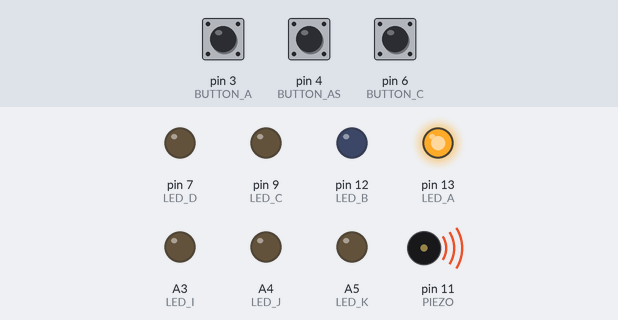
Bench run of a sketch on a simulated Arduino Uno, built with avr-gcc and run on an emulated ATmega328P. Parts: output pins drawn as LEDs (lit = HIGH), buzzer (waves = sounding). Inputs (shaded band) come from the test bench; at power-on: pin 6 (BUTTON_C) LOW, pin 4 (BUTTON_AS) LOW, pin 3 (BUTTON_A) LOW.

Above: at 1.2 s.
1.3 s: pin 6 (BUTTON_C) pulled HIGH for 0.15 s
At 1.7 s:
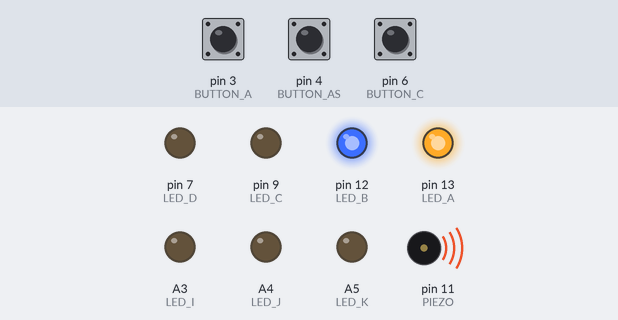
2.9 s: pin 4 (BUTTON_AS) pulled HIGH for 0.15 s
At 4.1 s:
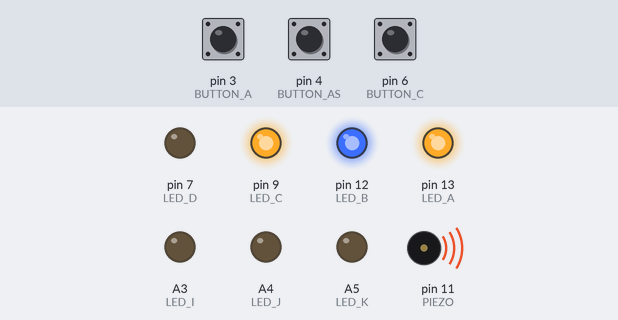
Timing chart, 0 to 5.9 s (numbered marks = the images above; inputs shaded):
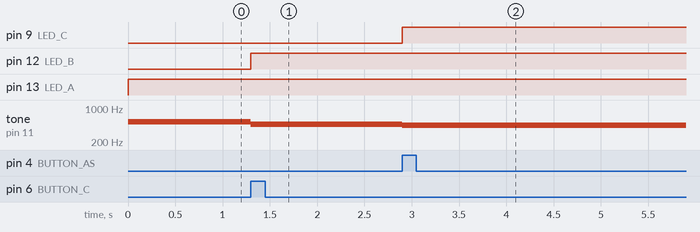

The sketch:

source_code.ino
```cpp
#include "pitches.h"
#define ACTIVATED LOW


const int PIEZO = 11;
const int LED_A = 13;
const int LED_B = 12;
const int LED_C = 9;
const int LED_D = 7;
const int LED_I = A3;
const int LED_J = A4;
const int LED_K = A5;

int buttonSong = 8;
const int BUTTON_C = 6;
const int BUTTON_AS = 4;
const int BUTTON_A = 3;
const int BUTTON_G = 2;
const int BUTTON_I = A0;
const int BUTTON_J = A1;
const int BUTTON_K = A2;


void setup()
{
  Serial.begin(9600);

  pinMode(LED_A, OUTPUT);
  pinMode(LED_B,OUTPUT);
  pinMode(LED_C, OUTPUT);
  pinMode(LED_D, OUTPUT);
  pinMode(LED_I, OUTPUT);
  pinMode(LED_J, OUTPUT);
  pinMode(LED_K, OUTPUT);
  pinMode(BUTTON_C, INPUT);
  digitalWrite(BUTTON_C,LOW);
  pinMode(BUTTON_AS, INPUT);
  digitalWrite(BUTTON_AS,LOW);
  pinMode(BUTTON_A, INPUT);
  digitalWrite(BUTTON_A,LOW);
  pinMode(BUTTON_G, INPUT);
  digitalWrite(BUTTON_G,LOW);
  pinMode(BUTTON_I, INPUT);
  digitalWrite(BUTTON_I,LOW);
  pinMode(BUTTON_J, INPUT);
  digitalWrite(BUTTON_J,LOW);
  pinMode(BUTTON_K, INPUT);
  digitalWrite(BUTTON_K,HIGH);
  pinMode (buttonSong, INPUT);
  digitalWrite(buttonSong, LOW);

  digitalWrite(LED_A,LOW);
  digitalWrite(LED_B,LOW);
  digitalWrite(LED_C,LOW);
  digitalWrite(LED_D,LOW);
  digitalWrite(LED_I,LOW);
  digitalWrite(LED_J,LOW);
  digitalWrite(LED_K,LOW);
}


// notes in the melody:
int melody[] = {
NOTE_AS4, NOTE_C5, NOTE_AS4, NOTE_A4, NOTE_G4,  NOTE_C5, NOTE_AS4, NOTE_A4, NOTE_G4, NOTE_G4, NOTE_F4, 0, 0,
NOTE_DS4, NOTE_DS4, NOTE_F4, NOTE_D4, 0, 0, 0, NOTE_D4, NOTE_D4, NOTE_D4, NOTE_D4, NOTE_D5, NOTE_D5,
NOTE_G3, NOTE_AS3, NOTE_C4, NOTE_G3, NOTE_G3, NOTE_AS3, NOTE_AS4, NOTE_A4, NOTE_A4, NOTE_A4, NOTE_AS4, NOTE_AS4,
NOTE_G3, NOTE_AS3, NOTE_C4, NOTE_G3, NOTE_G3, NOTE_AS3,


NOTE_AS4, NOTE_C5, NOTE_AS4, NOTE_A4, NOTE_G4,  NOTE_C5, NOTE_AS4, NOTE_A4, NOTE_G4, NOTE_G4, NOTE_F4, 0, 0,
NOTE_DS4, NOTE_DS4, NOTE_F4, NOTE_D4, NOTE_G3, NOTE_AS3, NOTE_C4, NOTE_F3, NOTE_AS3, NOTE_A3, NOTE_F3,
NOTE_D4, NOTE_D4, NOTE_D4, NOTE_D5, NOTE_D5,
NOTE_G3, NOTE_AS3, NOTE_C4, NOTE_F3, NOTE_AS3, NOTE_G3, NOTE_AS4, NOTE_A4, NOTE_A4, NOTE_A4, NOTE_AS4, NOTE_AS4,


};

// note durations: 4 = quarter note, 8 = eighth note, etc.:
int noteDurations[] = {

4.5, 2.25, 2.25, 4.5, 2.25, 2.25, 2.25, 2.25, 2.25, 4.5, 3, 9, 4.5,
4.5, 2.25, 4.5, 2.25, 1.125, 2.25, 4.5, 4.5, 2.25, 4.5, 2.25, 4.5, 2.25,
4.5, 4.5, 4.5, 2.25, 4.5, 4.5, 4.5, 2.25, 4.5, 2.25, 4.5, 2,
4.5, 4.5, 4.5, 2.25, 4.5, 4.5,

4.5, 2.25, 2.25, 4.5, 2.25, 2.25, 2.25, 2.25, 2.25, 4.5, 3, 9, 4.5,
4.5, 2.25, 4.5, 4.5, 4.5, 4.5, 4.5, 4.5, 3, 3, 4.5,
2.25, 4.5, 2.25, 4.5, 2.25,
4.5, 4.5, 4.5, 4.5, 2.25, 4.5, 4.5, 2.25, 4.5, 2.25, 4.5, 2.25,


} ;


void loop()
{
   while(digitalRead(BUTTON_C) == ACTIVATED)
  {

    tone(PIEZO,NOTE_C5);
    digitalWrite(LED_A,HIGH);


   }


  while(digitalRead(BUTTON_AS) == ACTIVATED)
  {
    tone(PIEZO,NOTE_AS4);
    digitalWrite(LED_B,HIGH);


  }


  while(digitalRead(BUTTON_A) == ACTIVATED)
  {
    tone(PIEZO,NOTE_A4);
    digitalWrite(LED_C,HIGH);

  }


  while(digitalRead(BUTTON_G) == ACTIVATED)
  {
    tone(PIEZO,NOTE_G4);
    digitalWrite(LED_D,HIGH);

  }


  while(digitalRead(BUTTON_I) == ACTIVATED)
  {
    tone(PIEZO,NOTE_G3);
    digitalWrite(LED_I,HIGH);

  }


  while(digitalRead(BUTTON_J) == ACTIVATED)
  {
    tone(PIEZO,NOTE_G4);
    digitalWrite(LED_J,LOW);

  }


  while(digitalRead(BUTTON_K) == ACTIVATED)
  {
    tone(PIEZO,NOTE_G4);
    digitalWrite(LED_K,LOW);

  }

  if(digitalRead(buttonSong) == ACTIVATED) {
    for (int thisNote=0; thisNote <85; thisNote++) {
      int noteDuration = 600 / noteDurations[thisNote];
      tone(11, melody[thisNote], noteDuration);
      int pauseBetweenNotes = noteDuration * 1.50;
      delay(pauseBetweenNotes);
      noTone(11);
    }


  }

  noTone(PIEZO);
  digitalWrite(LED_A,LOW);
  digitalWrite(LED_B,LOW);
  digitalWrite(LED_C,LOW);
  digitalWrite(LED_D,LOW);
  digitalWrite(LED_I,LOW);
  digitalWrite(LED_J,LOW);
  digitalWrite(LED_K,LOW);

}
```

pitches.h
```cpp
//*************************************************
//**  DEFINE MUSIC NOTES
//*************************************************
#define NOTE_B0  31
#define NOTE_C1  33
#define NOTE_CS1 35
#define NOTE_D1  37
#define NOTE_DS1 39
#define NOTE_E1  41
#define NOTE_F1  44
#define NOTE_FS1 46
#define NOTE_G1  49
#define NOTE_GS1 52
#define NOTE_A1  55
#define NOTE_AS1 58
#define NOTE_B1  62
#define NOTE_C2  65
#define NOTE_CS2 69
#define NOTE_D2  73
#define NOTE_DS2 78
#define NOTE_E2  82
#define NOTE_F2  87
#define NOTE_FS2 93
#define NOTE_G2  98
#define NOTE_GS2 104
#define NOTE_A2  110
#define NOTE_AS2 117
#define NOTE_B2  123
#define NOTE_C3  131
#define NOTE_CS3 139
#define NOTE_D3  147
#define NOTE_DS3 156
#define NOTE_E3  165
#define NOTE_F3  175
#define NOTE_FS3 185
#define NOTE_G3  196
#define NOTE_GS3 208
#define NOTE_A3  220
#define NOTE_AS3 233
#define NOTE_B3  247
#define NOTE_C4  262
#define NOTE_CS4 277
#define NOTE_D4  294
#define NOTE_DS4 311
#define NOTE_E4  330
#define NOTE_F4  349
#define NOTE_FS4 370
#define NOTE_G4  392
#define NOTE_GS4 415
#define NOTE_A4  440
#define NOTE_AS4 466
#define NOTE_B4  494
#define NOTE_C5  523
#define NOTE_CS5 554
#define NOTE_D5  587
#define NOTE_DS5 622
#define NOTE_E5  659
#define NOTE_F5  698
#define NOTE_FS5 740
#define NOTE_G5  784
#define NOTE_GS5 831
#define NOTE_A5  880
#define NOTE_AS5 932
#define NOTE_B5  988
#define NOTE_C6  1047
#define NOTE_CS6 1109
#define NOTE_D6  1175
#define NOTE_DS6 1245
#define NOTE_E6  1319
#define NOTE_F6  1397
#define NOTE_FS6 1480
#define NOTE_G6  1568
#define NOTE_GS6 1661
#define NOTE_A6  1760
#define NOTE_AS6 1865
#define NOTE_B6  1976
#define NOTE_C7  2093
#define NOTE_CS7 2217
#define NOTE_D7  2349
#define NOTE_DS7 2489
#define NOTE_E7  2637
#define NOTE_F7  2794
#define NOTE_FS7 2960
#define NOTE_G7  3136
#define NOTE_GS7 3322
#define NOTE_A7  3520
#define NOTE_AS7 3729
#define NOTE_B7  3951
#define NOTE_C8  4186
#define NOTE_CS8 4435
#define NOTE_D8  4699
#define NOTE_DS8 4978
```

Measured:
- after the input at 1.3 s, pin 12 (LED_B): LOW → HIGH at once; tone on pin 11 (PIEZO): 523 Hz → 466 Hz at once
- after the input at 2.9 s, pin 9 (LED_C): LOW → HIGH at once; tone on pin 11 (PIEZO): 466 Hz → 440 Hz at once
